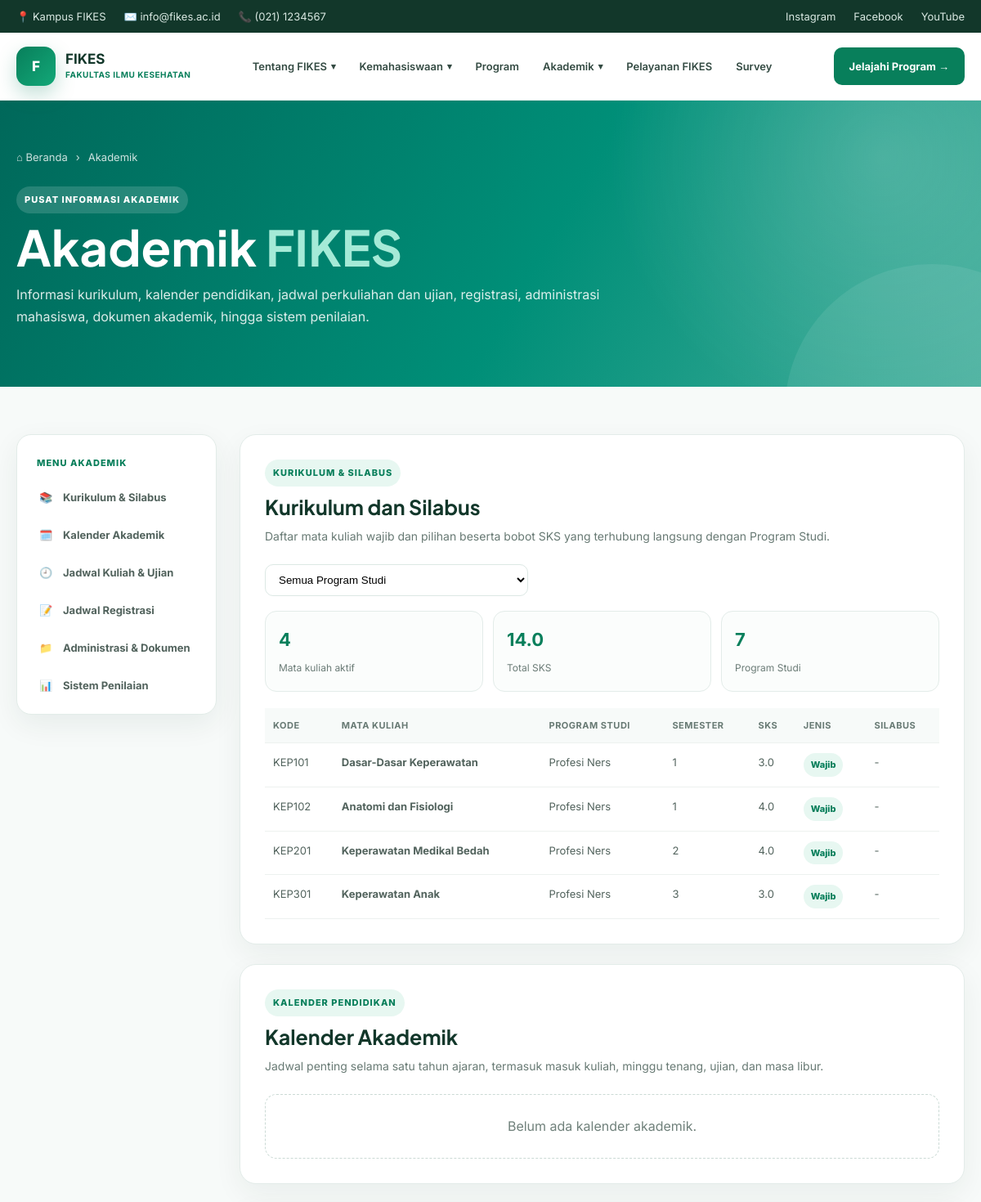
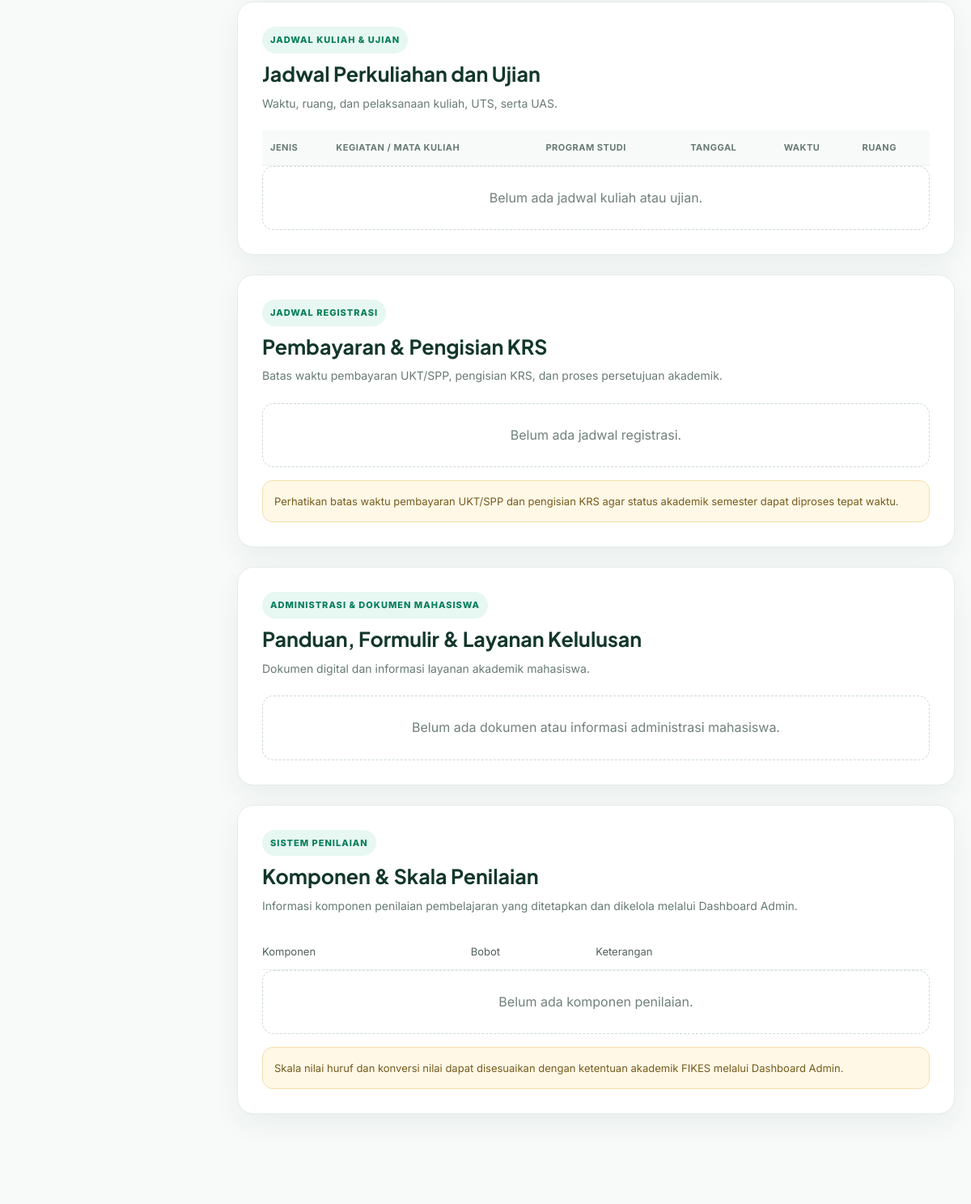
The app's page /page/akademik/akademik.php (upper part), older data (2 pictures, top to bottom).
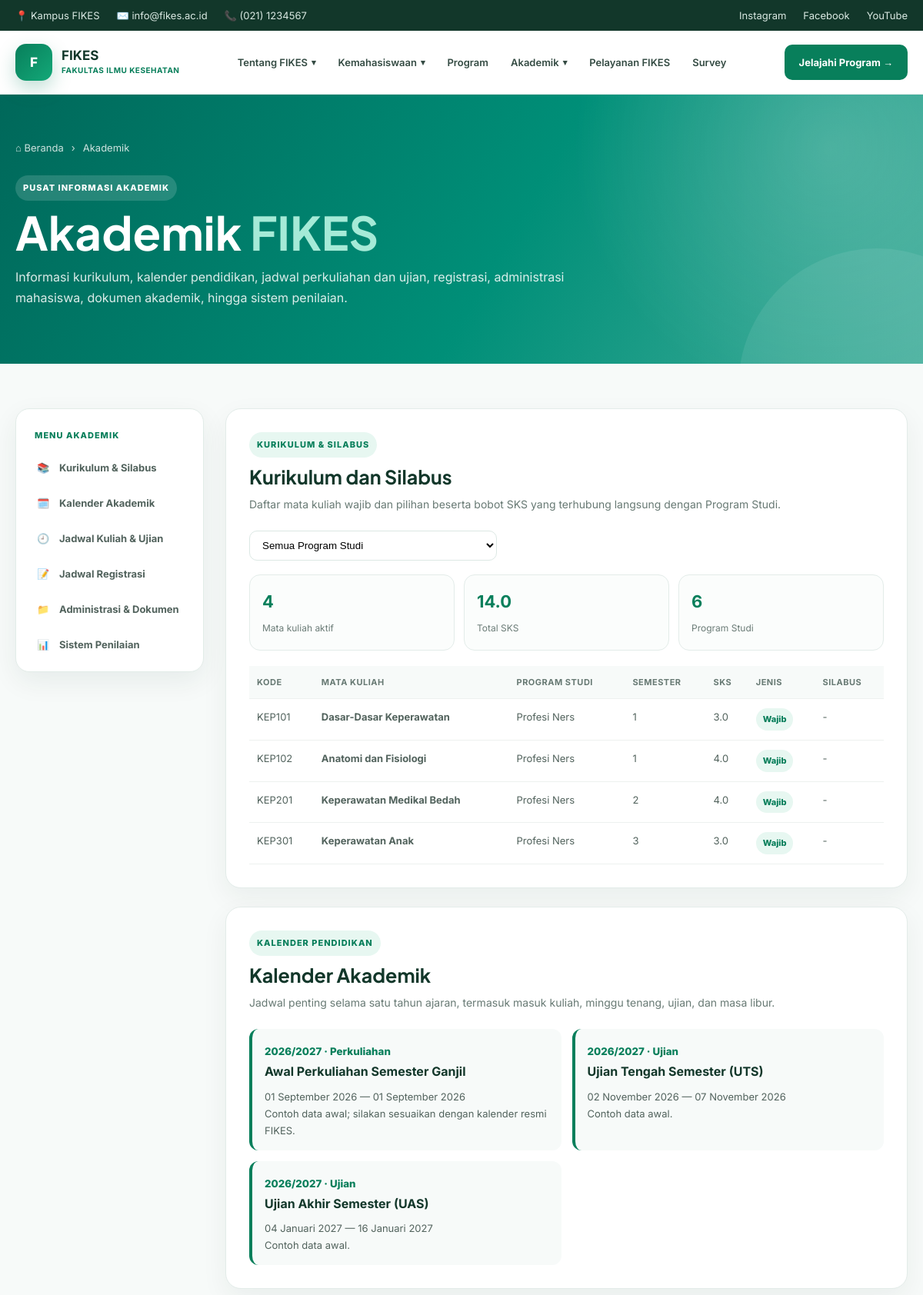
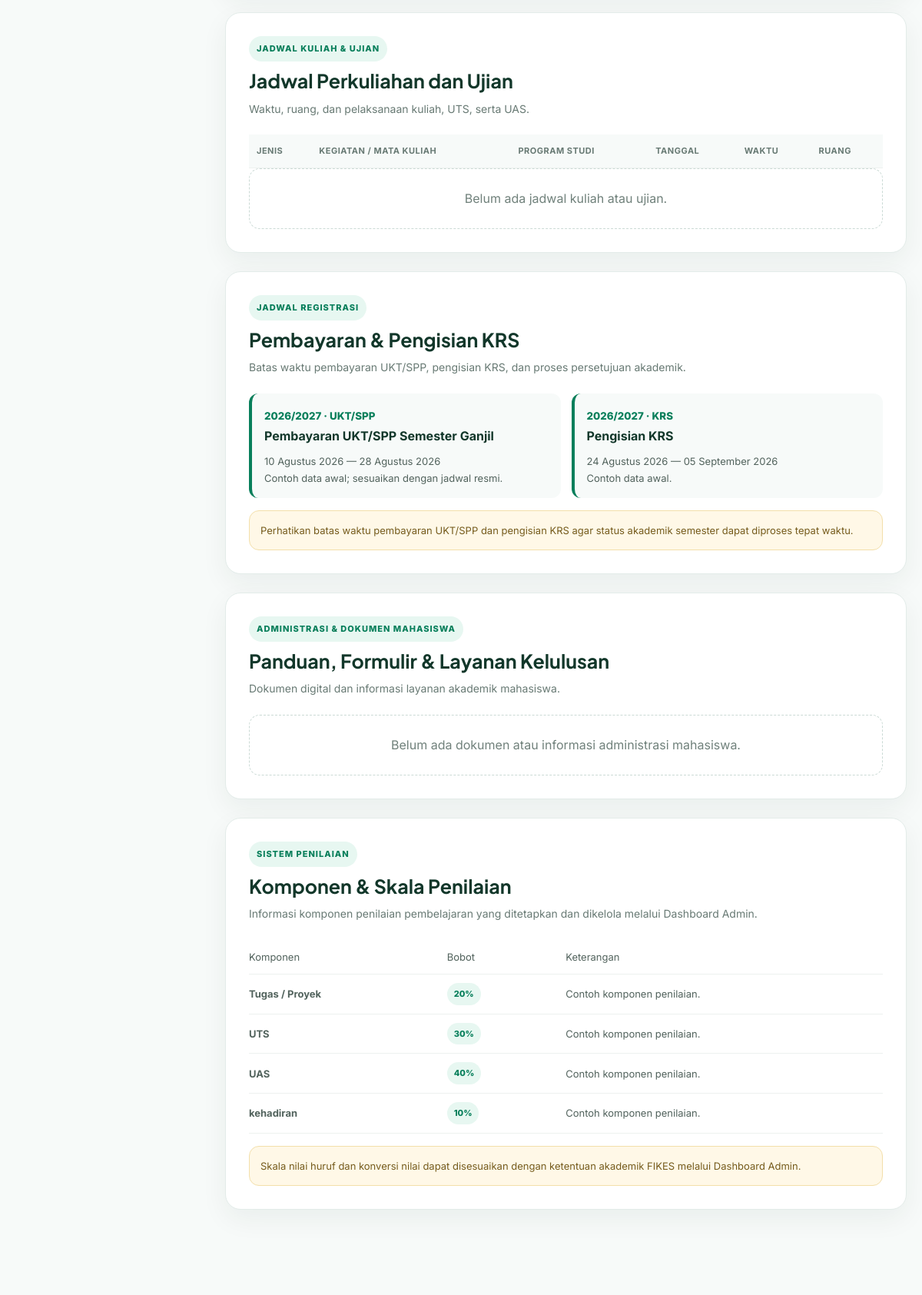
The same page, newer data (2 pictures, top to bottom).
### tables this page shows
CREATE TABLE `prodi_kurikulum` (
  `id` int(11) NOT NULL,
  `prodi_id` int(11) NOT NULL,
  `kode_mk` varchar(30) DEFAULT NULL,
  `nama_mk` varchar(150) NOT NULL,
  `semester` varchar(30) DEFAULT NULL,
  `sks` decimal(4,1) DEFAULT 0.0,
  `jenis` varchar(50) DEFAULT NULL,
  `nomor_urut` int(11) NOT NULL DEFAULT 1,
  `created_at` timestamp NOT NULL DEFAULT current_timestamp()
);

CREATE TABLE `program_studi` (
  `id` int(10) UNSIGNED NOT NULL,
  `kode_prodi` varchar(30) NOT NULL,
  `nama` varchar(150) NOT NULL,
  `jenjang` varchar(50) NOT NULL,
  `gelar` varchar(80) DEFAULT NULL,
  `kaprodi_nama` varchar(150) DEFAULT NULL,
  `kaprodi_nidn` varchar(50) DEFAULT NULL,
  `kaprodi_email` varchar(150) DEFAULT NULL,
  `deskripsi` text DEFAULT NULL,
  `foto` varchar(255) DEFAULT NULL,
  `visi` text DEFAULT NULL,
  `akreditasi` varchar(100) DEFAULT NULL,
  `nomor_akreditasi` varchar(150) DEFAULT NULL,
  `tanggal_akreditasi` date DEFAULT NULL,
  `sekretaris_nama` varchar(150) DEFAULT NULL,
  `sekretaris_nidn` varchar(50) DEFAULT NULL,
  `kontak_telepon` varchar(50) DEFAULT NULL,
  `kontak_email` varchar(150) DEFAULT NULL,
  `alamat` varchar(255) DEFAULT NULL,
  `durasi_studi` varchar(50) DEFAULT NULL,
  `sks_lulus` int(11) DEFAULT NULL,
  `jumlah_tenaga_kependidikan` int(11) DEFAULT 0,
  `gambar` varchar(255) DEFAULT NULL,
  `brosur` varchar(255) DEFAULT NULL,
  `status` enum('aktif','nonaktif') DEFAULT 'aktif',
  `created_at` timestamp NOT NULL DEFAULT current_timestamp()
);

CREATE TABLE `akademik_kalender` (
  `id` int(11) NOT NULL,
  `tahun_ajaran` varchar(30) NOT NULL,
  `kategori` varchar(60) NOT NULL,
  `judul` varchar(255) NOT NULL,
  `tanggal_mulai` date NOT NULL,
  `tanggal_selesai` date DEFAULT NULL,
  `keterangan` text DEFAULT NULL,
  `nomor_urut` int(11) NOT NULL DEFAULT 1,
  `status` enum('aktif','nonaktif') NOT NULL DEFAULT 'aktif',
  `created_at` timestamp NOT NULL DEFAULT current_timestamp()
);

CREATE TABLE `akademik_registrasi` (
  `id` int(11) NOT NULL,
  `tahun_ajaran` varchar(30) NOT NULL,
  `jenis` enum('UKT/SPP','KRS','Persetujuan KRS','Registrasi') NOT NULL DEFAULT 'Registrasi',
  `judul` varchar(255) NOT NULL,
  `tanggal_mulai` date NOT NULL,
  `tanggal_selesai` date DEFAULT NULL,
  `keterangan` text DEFAULT NULL,
  `status` enum('aktif','nonaktif') NOT NULL DEFAULT 'aktif',
  `created_at` timestamp NOT NULL DEFAULT current_timestamp()
);

CREATE TABLE `akademik_penilaian` (
  `id` int(11) NOT NULL,
  `komponen` varchar(150) NOT NULL,
  `bobot` decimal(5,2) NOT NULL DEFAULT 0.00,
  `keterangan` varchar(255) DEFAULT NULL,
  `nomor_urut` int(11) NOT NULL DEFAULT 1,
  `status` enum('aktif','nonaktif') NOT NULL DEFAULT 'aktif',
  `created_at` timestamp NOT NULL DEFAULT current_timestamp()
);

### page/akademik/akademik.php (the view, shortened to what the rows shown need)
<?php
require_once __DIR__ . '/../../admin/config/database.php';
function e($v)
{
  return htmlspecialchars($v ?? '', ENT_QUOTES, 'UTF-8');
}
function tanggal_id($v)
{
  $b = ['Januari', 'Februari', 'Maret', 'April', 'Mei', 'Juni', 'Juli', 'Agustus', 'September', 'Oktober', 'November', 'Desember'];
  $t = strtotime($v);
  return $t ? date('d', $t) . ' ' . $b[(int)date('m', $t) - 1] . ' ' . date('Y', $t) : $v;
}
$kurikulum = $pdo->query("SELECT k.id,k.prodi_id,k.kode_mk,k.nama_mk,k.semester,k.sks,k.jenis,p.nama prodi_nama, (SELECT s.file_dokumen FROM akademik_silabus s WHERE s.kurikulum_id=k.id AND s.status='aktif' ORDER BY s.id DESC LIMIT 1) silabus_file FROM prodi_kurikulum k LEFT JOIN program_studi p ON p.id=k.prodi_id ORDER BY p.nama,k.semester,k.nomor_urut,k.id")->fetchAll();
$kalender = $pdo->query("SELECT * FROM akademik_kalender WHERE status='aktif' ORDER BY tanggal_mulai ASC,id ASC")->fetchAll();
$jadwal = $pdo->query("SELECT j.*,p.nama prodi_nama FROM akademik_jadwal j LEFT JOIN program_studi p ON p.id=j.prodi_id WHERE j.status='aktif' ORDER BY j.tanggal ASC,j.jam_mulai ASC,j.id ASC")->fetchAll();
$registrasi = $pdo->query("SELECT * FROM akademik_registrasi WHERE status='aktif' ORDER BY tanggal_mulai ASC,id ASC")->fetchAll();
$penilaian = $pdo->query("SELECT * FROM akademik_penilaian WHERE status='aktif' ORDER BY nomor_urut,id ASC")->fetchAll();
?>
<!doctype html>
<html lang="id">
<head>
  <link rel="stylesheet" href="../../assets/css/style.css" />
</head>
<body>
  <main>
    <section class="akademik-hero">
      <div class="container">
        <h1>Akademik <span>FIKES</span></h1>
      </div>
    </section>
    <section class="akademik-wrap">
      <div class="container">
        <div class="ak-layout">
          <div>
            <section class="ak-section" id="kurikulum">
              <div class="ak-section-head">
                <div><span class="ak-label">KURIKULUM &amp; SILABUS</span>
                  <h2>Kurikulum dan Silabus</h2>
                </div>
              </div>
              <div class="ak-table-wrap">
                <table class="ak-table" id="kurTable">
                  <thead>
                    <tr>
                      <th>Kode</th>
                      <th>Mata Kuliah</th>
                      <th>Program Studi</th>
                      <th>Semester</th>
                      <th>SKS</th>
                      <th>Jenis</th>
                      <th>Silabus</th>
                    </tr>
                  </thead>
                  <tbody><?php foreach ($kurikulum as $k): ?><tr data-prodi="<?= e($k['prodi_id']) ?>">
                        <td><?= e($k['kode_mk']) ?></td>
                        <td><strong><?= e($k['nama_mk']) ?></strong></td>
                        <td><?= e($k['prodi_nama']) ?></td>
                        <td><?= e($k['semester']) ?></td>
                        <td><?= number_format((float)$k['sks'], 1) ?></td>
                        <td><span class="ak-badge"><?= e($k['jenis'] ?: 'Wajib') ?></span></td>
                        <td><?php if (!empty($k['silabus_file'])): ?><a class="ak-btn outline"
                              href="/fikes/admin/uploads/akademik/<?= rawurlencode(basename($k['silabus_file'])) ?>"
                              target="_blank">Lihat</a><?php else: ?>- <?php endif; ?></td>
                      </tr><?php endforeach; ?></tbody>
                </table>
              </div>
            </section>
            <section class="ak-section" id="kalender">
              <div class="ak-section-head">
                <div><span class="ak-label">KALENDER PENDIDIKAN</span>
                  <h2>Kalender Akademik</h2>
                </div>
              </div>
              <div class="ak-calendar"><?php foreach ($kalender as $x): ?><div class="ak-event">
                    <small><?= e($x['tahun_ajaran']) ?> ·
                      <?= e($x['kategori']) ?></small><strong><?= e($x['judul']) ?></strong>
                    <p>
                      <?= tanggal_id($x['tanggal_mulai']) ?><?= $x['tanggal_selesai'] ? ' — ' . tanggal_id($x['tanggal_selesai']) : '' ?><?= $x['keterangan'] ? '<br>' . e($x['keterangan']) : '' ?>
                    </p>
                  </div><?php endforeach; ?></div><?php if (!$kalender): ?><div class="ak-empty">Belum ada kalender
                  akademik.</div><?php endif; ?>
            </section>
            <section class="ak-section" id="jadwal">
              <div class="ak-section-head">
                <div><span class="ak-label">JADWAL KULIAH &amp; UJIAN</span>
                  <h2>Jadwal Perkuliahan dan Ujian</h2>
                </div>
              </div>
              <div class="ak-table-wrap">
                <table class="ak-table">
                  <thead>
                    <tr>
                      <th>Jenis</th>
                      <th>Kegiatan / Mata Kuliah</th>
                      <th>Program Studi</th>
                      <th>Tanggal</th>
                      <th>Waktu</th>
                      <th>Ruang</th>
                    </tr>
                  </thead>
                </table>
              </div><?php if (!$jadwal): ?><div class="ak-empty">Belum ada jadwal kuliah atau ujian.</div>
              <?php endif; ?>
            </section>
            <section class="ak-section" id="registrasi">
              <div class="ak-section-head">
                <div><span class="ak-label">JADWAL REGISTRASI</span>
                  <h2>Pembayaran &amp; Pengisian KRS</h2>
                </div>
              </div>
              <div class="ak-calendar"><?php foreach ($registrasi as $r): ?><div class="ak-event">
                    <small><?= e($r['tahun_ajaran']) ?> ·
                      <?= e($r['jenis']) ?></small><strong><?= e($r['judul']) ?></strong>
                    <p>
                      <?= tanggal_id($r['tanggal_mulai']) ?><?= $r['tanggal_selesai'] ? ' — ' . tanggal_id($r['tanggal_selesai']) : '' ?><?= $r['keterangan'] ? '<br>' . e($r['keterangan']) : '' ?>
                    </p>
                  </div><?php endforeach; ?></div><?php if (!$registrasi): ?><div class="ak-empty">Belum ada jadwal
                  registrasi.</div><?php endif; ?>
            </section>
            <section class="ak-section" id="dokumen">
              <div class="ak-section-head">
                <div><span class="ak-label">ADMINISTRASI &amp; DOKUMEN MAHASISWA</span>
                  <h2>Panduan, Formulir &amp; Layanan Kelulusan</h2>
                </div>
              </div>
            </section>
            <section class="ak-section" id="penilaian">
              <div class="ak-section-head">
                <div><span class="ak-label">SISTEM PENILAIAN</span>
                  <h2>Komponen &amp; Skala Penilaian</h2>
                </div>
              </div>
              <?php foreach ($penilaian as $n): ?><div class="ak-rating">
                  <div><strong><?= e($n['komponen']) ?></strong></div>
                  <div><span class="ak-badge"><?= number_format((float)$n['bobot'], 0) ?>%</span></div>
                  <div><?= e($n['keterangan']) ?></div>
                </div><?php endforeach; ?><?php if (!$penilaian): ?><div class="ak-empty">Belum ada komponen penilaian.
                </div><?php endif; ?>
            </section>
          </div>
        </div>
      </div>
    </section>
  </main>
</body>
</html>

Row changes from the older to the newer data that the page shows:
added akademik_kalender: tahun_ajaran "2026/2027", kategori "Perkuliahan", judul "Awal Perkuliahan Semester Ganjil", tanggal_mulai "01 September 2026", tanggal_selesai "01 September 2026", keterangan "Contoh data awal; silakan sesuaikan dengan kalender resmi FIKES."
added akademik_kalender: tahun_ajaran "2026/2027", kategori "Ujian", judul "Ujian Tengah Semester (UTS)", tanggal_mulai "02 November 2026", tanggal_selesai "07 November 2026", keterangan "Contoh data awal."
added akademik_kalender: tahun_ajaran "2026/2027", kategori "Ujian", judul "Ujian Akhir Semester (UAS)", tanggal_mulai "04 Januari 2027", tanggal_selesai "16 Januari 2027", keterangan "Contoh data awal."
added akademik_registrasi: tahun_ajaran "2026/2027", jenis "UKT/SPP", judul "Pembayaran UKT/SPP Semester Ganjil", tanggal_mulai "10 Agustus 2026", tanggal_selesai "28 Agustus 2026", keterangan "Contoh data awal; sesuaikan dengan jadwal resmi."
added akademik_registrasi: tahun_ajaran "2026/2027", jenis "KRS", judul "Pengisian KRS", tanggal_mulai "24 Agustus 2026", tanggal_selesai "05 September 2026", keterangan "Contoh data awal."
added akademik_penilaian: komponen "Tugas / Proyek", bobot "20", keterangan "Contoh komponen penilaian."
added akademik_penilaian: komponen "UTS", bobot "30", keterangan "Contoh komponen penilaian."
added akademik_penilaian: komponen "UAS", bobot "40", keterangan "Contoh komponen penilaian."
added akademik_penilaian: komponen "kehadiran", bobot "10", keterangan "Contoh komponen penilaian."
Text that changed along with them:
count($prodiList): "7" → "6"
text no longer shown: "Belum ada kalender akademik. Belum ada jadwal registrasi. Belum ada komponen penilaian."
